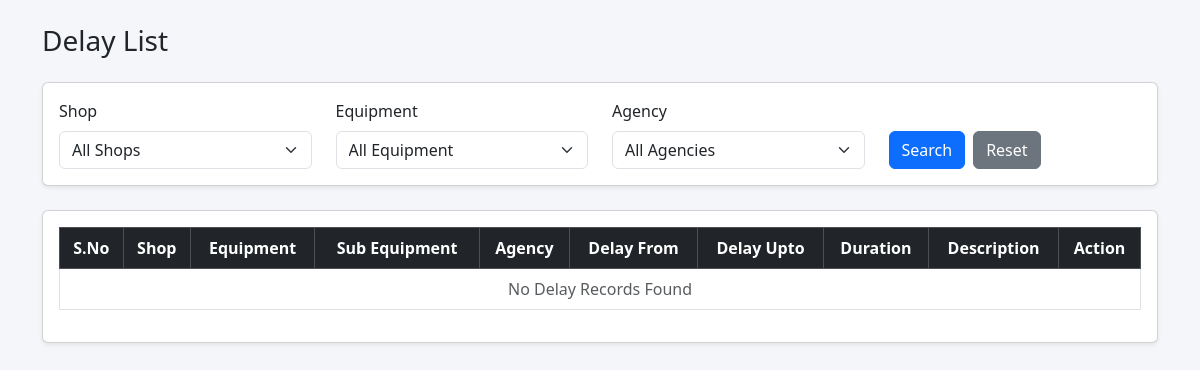
Before: /delay/list/ with the older database file.
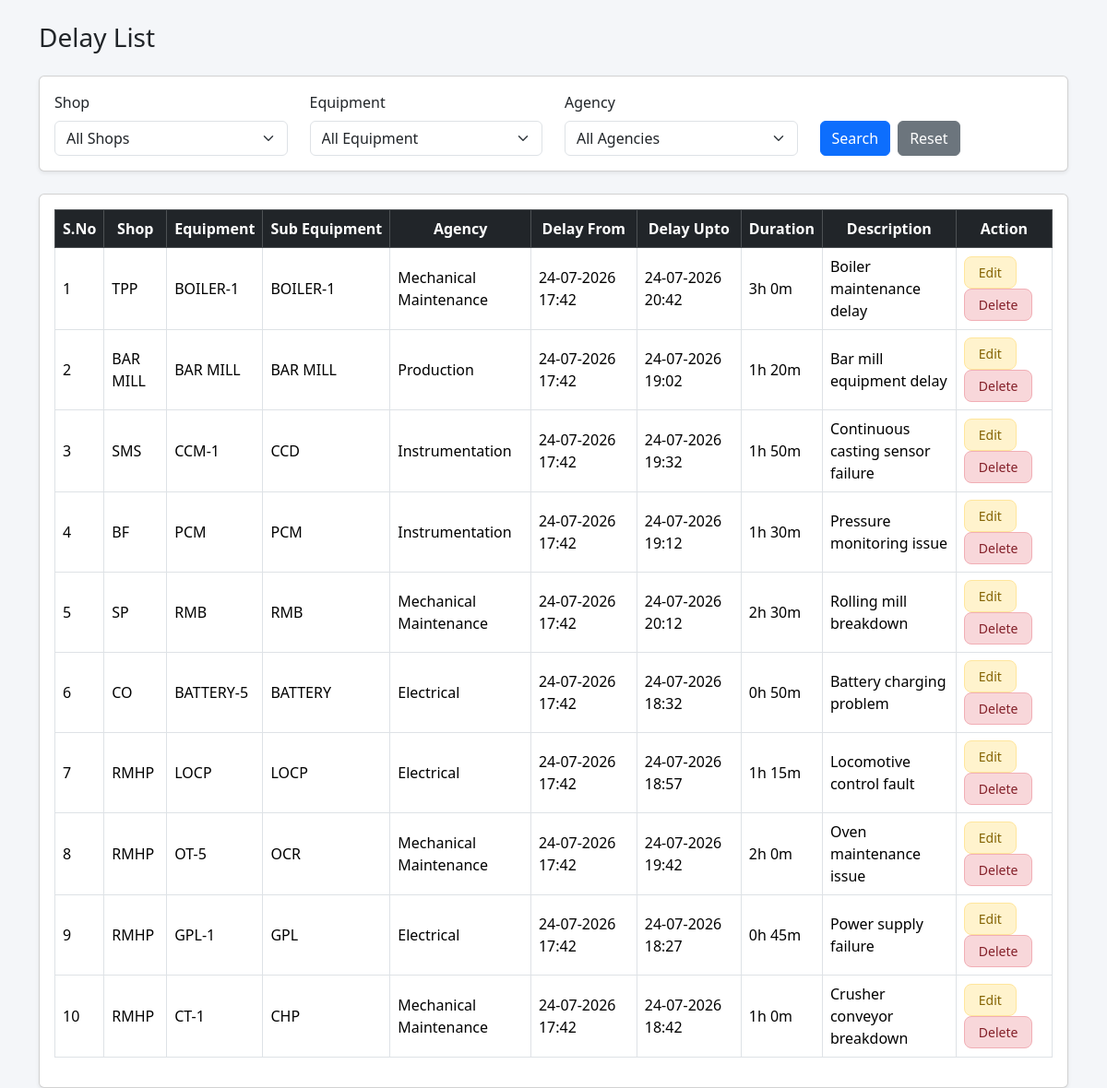
After: the same page with the newer database file.
### delays/models.py (models this page shows, shortened)
class Delay(models.Model):
    shop = models.ForeignKey(Shop, on_delete=models.CASCADE)
    equipment = models.ForeignKey(Equipment, on_delete=models.CASCADE)
    subequipment = models.ForeignKey(SubEquipment, on_delete=models.CASCADE)
    agency = models.ForeignKey(Agency, on_delete=models.CASCADE)
    delay_from = models.DateTimeField()
    delay_upto = models.DateTimeField()
    delay_duration = models.DurationField()
    delay_desc = models.TextField()
    entered_by = models.CharField(max_length=100)
    created_at = models.DateTimeField(auto_now_add=True)
    updated_at = models.DateTimeField(auto_now=True)
    status = models.CharField(
    max_length=20,
    choices=[
        ("Pending", "Pending"),
        ("Approved", "Approved"),
        ("Rejected", "Rejected")
    ],
    default="Pending"
)
    remarks = models.TextField(
    blank=True,
    default=""
)

### masters/models.py (models this page shows, shortened)
class Shop(models.Model):
    shop_code = models.CharField(max_length=20, unique=True)
    shop_desc = models.CharField(max_length=100)

class Equipment(models.Model):
    shop = models.ForeignKey(Shop, on_delete=models.CASCADE)
    eqpt_code = models.CharField(max_length=20)
    eqpt_desc = models.CharField(max_length=100)

class SubEquipment(models.Model):
    equipment = models.ForeignKey(Equipment, on_delete=models.CASCADE)
    sub_eqpt_code = models.CharField(max_length=20)
    sub_eqpt_desc = models.CharField(max_length=100)

class Agency(models.Model):
    agency_name = models.CharField(max_length=100)

### delays/views.py (the view)
# urls.py: path("list/", views.delay_list, name="delay_list"),
def delay_list(request):
    delays = Delay.objects.select_related(
        "shop",
        "equipment",
        "subequipment",
        "agency"
    ).order_by("-delay_from")
    shop = request.GET.get("shop")
    equipment = request.GET.get("equipment")
    agency = request.GET.get("agency")
    from_date = request.GET.get("from_date")
    to_date = request.GET.get("to_date")
    if shop:
        delays = delays.filter(shop_id=shop)
    if equipment:
        delays = delays.filter(equipment_id=equipment)
    if agency:
        delays = delays.filter(agency_id=agency)
    if from_date:
        delays = delays.filter(
            delay_from__date__gte=from_date
        )
    if to_date:
        delays = delays.filter(
            delay_upto__date__lte=to_date
        )
    paginator = Paginator(
        delays,
        10
    )
    page = request.GET.get("page")
    delays = paginator.get_page(page)
    for delay in delays:
        seconds = int(
            delay.delay_duration.total_seconds()
        )
        hours = seconds // 3600
        minutes = (
            seconds % 3600
        ) // 60
        delay.duration_display = (
            f"{hours}h {minutes}m"
        )
    return render(
        request,
        "delays/delay_list.html",
        {
            "delays": delays,
            "shops": Shop.objects.all(),
            "equipment": Equipment.objects.all(),
            "agencies": Agency.objects.all()
        }
    )

### delays/templates/delays/delay_list.html (shortened to what this page needs)
{% extends "base.html" %}
{% block content %}
<div class="container mt-4">
<h3 class="mb-4">
    Delay List
</h3>
<div class="card shadow-sm mb-4">
<div class="card-body">
<form method="GET">
<div class="row">
<div class="col-md-3">
<label class="form-label">
Shop
</label>
<select name="shop" class="form-select">
<option value="">
All Shops
</option>
</select>
</div>
<div class="col-md-3">
<label class="form-label">
Equipment
</label>
<select name="equipment" class="form-select">
<option value="">
All Equipment
</option>
</select>
</div>
<div class="col-md-3">
<label class="form-label">
Agency
</label>
<select name="agency" class="form-select">
<option value="">
All Agencies
</option>
</select>
</div>
<div class="col-md-3 d-flex align-items-end">
<button class="btn btn-primary me-2">
Search
</button>
<a href="{% url 'delay_list' %}"
class="btn btn-secondary">
Reset
</a>
</div>
</div>
</form>
</div>
</div>
<div class="card shadow-sm">
<div class="card-body">
<div class="table-responsive">
<table class="table table-hover table-bordered align-middle">
<thead class="table-dark">
<tr>
<th>
S.No
</th>
<th>
Shop
</th>
<th>
Equipment
</th>
<th>
Sub Equipment
</th>
<th>
Agency
</th>
<th>
Delay From
</th>
<th>
Delay Upto
</th>
<th>
Duration
</th>
<th>
Description
</th>
<th>
Action
</th>
</tr>
</thead>
<tbody>
{% for delay in delays %}
<tr>
<td>
{{forloop.counter}}
</td>
<td>
{{delay.shop.shop_desc}}
</td>
<td>
{{delay.equipment.eqpt_desc}}
</td>
<td>
{{delay.subequipment.sub_eqpt_desc}}
</td>
<td>
{{delay.agency.agency_name}}
</td>
<td>
{{delay.delay_from|date:"d-m-Y H:i"}}
</td>
<td>
{{delay.delay_upto|date:"d-m-Y H:i"}}
</td>
<td>
{{delay.duration_display}}
</td>
<td>
{{delay.delay_desc}}
</td>
<td>
<a href="{% url 'edit_delay' delay.id %}"
class="btn btn-sm edit-btn me-1">
Edit
</a>
<a href="{% url 'delete_delay' delay.id %}"
class="btn btn-sm delete-btn"
onclick="return confirm('Are you sure you want to delete this delay?');">
Delete
</a>
</td>
</tr>
{% empty %}
<tr>
<td colspan="10"
class="text-center text-muted">
No Delay Records Found
</td>
</tr>
{% endfor %}
</tbody>
</table>
</div>
</div>
</div>
</div>
{% endblock %}

### templates/base.html (shortened to what this page needs)
<!DOCTYPE html>
<html lang="en">
<head>
{% load static %}
<link href="https://cdn.jsdelivr.net/npm/bootstrap@5.3.3/dist/css/bootstrap.min.css"
rel="stylesheet">
<link href="https://cdn.jsdelivr.net/npm/bootstrap-icons@1.11.3/font/bootstrap-icons.css"
rel="stylesheet">
<link rel="stylesheet"
href="{% static 'css/style.css' %}">
</head>
<body>
<div class="container-fluid px-4 mt-4">
{% block content %}
{% endblock %}
</div>
</body>
</html>

### static/css/style.css (style rules this page uses)
body { background:#f4f6f9; }
table { background:white; }
.card { box-shadow:0px 2px 8px rgba(0,0,0,0.1); }

### delays/templates/delays/delay_list.html (style rules this page uses)
.edit-btn { background-color:#FFF3CD; color:#856404; border:1px solid #FFE69C; font-weight:500; padding:6px 15px; border-radius:8px; transition:0.3s; }
.delete-btn { background-color:#F8D7DA; color:#842029; border:1px solid #F1AEB5; font-weight:500; padding:6px 15px; border-radius:8px; transition:0.3s; }
.table th { text-align:center; white-space:nowrap; }
.table td { vertical-align:middle; }

Changed rows visible on the page:
added Delay: shop.shop_desc "TPP", equipment.eqpt_desc "BOILER-1", subequipment.sub_eqpt_desc "BOILER-1", agency.agency_name "Mechanical Maintenance", delay_from "24-07-2026 17:42", delay_upto "24-07-2026 20:42", duration_display "3h 0m", delay_desc "Boiler maintenance delay"
added Delay: shop.shop_desc "BAR MILL", equipment.eqpt_desc "BAR MILL", subequipment.sub_eqpt_desc "BAR MILL", agency.agency_name "Production", delay_from "24-07-2026 17:42", delay_upto "24-07-2026 19:02", duration_display "1h 20m", delay_desc "Bar mill equipment delay"
added Delay: shop.shop_desc "SMS", equipment.eqpt_desc "CCM-1", subequipment.sub_eqpt_desc "CCD", agency.agency_name "Instrumentation", delay_from "24-07-2026 17:42", delay_upto "24-07-2026 19:32", duration_display "1h 50m", delay_desc "Continuous casting sensor failure"
added Delay: shop.shop_desc "BF", equipment.eqpt_desc "PCM", subequipment.sub_eqpt_desc "PCM", agency.agency_name "Instrumentation", delay_from "24-07-2026 17:42", delay_upto "24-07-2026 19:12", duration_display "1h 30m", delay_desc "Pressure monitoring issue"
added Delay: shop.shop_desc "SP", equipment.eqpt_desc "RMB", subequipment.sub_eqpt_desc "RMB", agency.agency_name "Mechanical Maintenance", delay_from "24-07-2026 17:42", delay_upto "24-07-2026 20:12", duration_display "2h 30m", delay_desc "Rolling mill breakdown"
added Delay: shop.shop_desc "CO", equipment.eqpt_desc "BATTERY-5", subequipment.sub_eqpt_desc "BATTERY", agency.agency_name "Electrical", delay_from "24-07-2026 17:42", delay_upto "24-07-2026 18:32", duration_display "0h 50m", delay_desc "Battery charging problem"
added Delay: shop.shop_desc "RMHP", equipment.eqpt_desc "LOCP", subequipment.sub_eqpt_desc "LOCP", agency.agency_name "Electrical", delay_from "24-07-2026 17:42", delay_upto "24-07-2026 18:57", duration_display "1h 15m", delay_desc "Locomotive control fault"
added Delay: shop.shop_desc "RMHP", equipment.eqpt_desc "OT-5", subequipment.sub_eqpt_desc "OCR", agency.agency_name "Mechanical Maintenance", delay_from "24-07-2026 17:42", delay_upto "24-07-2026 19:42", duration_display "2h 0m", delay_desc "Oven maintenance issue"
added Delay: shop.shop_desc "RMHP", equipment.eqpt_desc "GPL-1", subequipment.sub_eqpt_desc "GPL", agency.agency_name "Electrical", delay_from "24-07-2026 17:42", delay_upto "24-07-2026 18:27", duration_display "0h 45m", delay_desc "Power supply failure"
added Delay: shop.shop_desc "RMHP", equipment.eqpt_desc "CT-1", subequipment.sub_eqpt_desc "CHP", agency.agency_name "Mechanical Maintenance", delay_from "24-07-2026 17:42", delay_upto "24-07-2026 18:42", duration_display "1h 0m", delay_desc "Crusher conveyor breakdown"
Other visible differences:
text no longer shown: "No Delay Records Found"
